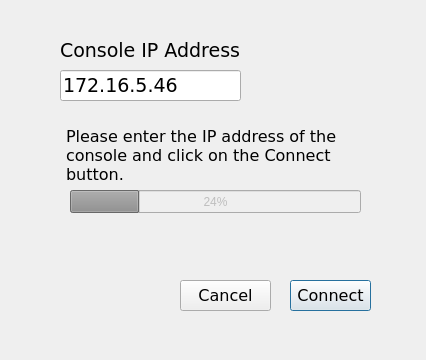
<?xml version="1.0" encoding="UTF-8"?>
<ui version="4.0">
 <class>Dialog</class>
 <widget class="QDialog" name="Dialog">
  <property name="geometry">
   <rect>
    <x>0</x>
    <y>0</y>
    <width>426</width>
    <height>360</height>
   </rect>
  </property>
  <property name="windowTitle">
   <string>Install EPC</string>
  </property>
  <property name="autoFillBackground">
   <bool>true</bool>
  </property>
  <widget class="QPushButton" name="btnConnect">
   <property name="geometry">
    <rect>
     <x>290</x>
     <y>280</y>
     <width>81</width>
     <height>31</height>
    </rect>
   </property>
   <property name="font">
    <font>
     <family>Verdana</family>
     <pointsize>12</pointsize>
    </font>
   </property>
   <property name="text">
    <string>Connect</string>
   </property>
  </widget>
  <widget class="QPushButton" name="btnCancel">
   <property name="geometry">
    <rect>
     <x>180</x>
     <y>280</y>
     <width>91</width>
     <height>31</height>
    </rect>
   </property>
   <property name="font">
    <font>
     <family>Verdana</family>
     <pointsize>12</pointsize>
    </font>
   </property>
   <property name="text">
    <string>Cancel</string>
   </property>
  </widget>
  <widget class="QLabel" name="lblConsoleIP">
   <property name="geometry">
    <rect>
     <x>60</x>
     <y>40</y>
     <width>191</width>
     <height>21</height>
    </rect>
   </property>
   <property name="font">
    <font>
     <family>Verdana</family>
     <pointsize>14</pointsize>
    </font>
   </property>
   <property name="text">
    <string>Console IP Address</string>
   </property>
  </widget>
  <widget class="QLineEdit" name="txtConsoleIPAddress">
   <property name="geometry">
    <rect>
     <x>60</x>
     <y>70</y>
     <width>181</width>
     <height>31</height>
    </rect>
   </property>
   <property name="font">
    <font>
     <family>Verdana</family>
     <pointsize>14</pointsize>
    </font>
   </property>
   <property name="inputMask">
    <string/>
   </property>
   <property name="text">
    <string>172.16.5.46</string>
   </property>
   <property name="cursorPosition">
    <number>11</number>
   </property>
   <property name="placeholderText">
    <string/>
   </property>
  </widget>
  <widget class="QLabel" name="lblInstruction">
   <property name="geometry">
    <rect>
     <x>66</x>
     <y>130</y>
     <width>291</width>
     <height>51</height>
    </rect>
   </property>
   <property name="font">
    <font>
     <family>Verdana</family>
     <pointsize>12</pointsize>
    </font>
   </property>
   <property name="text">
    <string>Please enter the IP address of the console and click on the Connect button.</string>
   </property>
   <property name="textFormat">
    <enum>Qt::PlainText</enum>
   </property>
   <property name="wordWrap">
    <bool>true</bool>
   </property>
  </widget>
  <widget class="QProgressBar" name="pbTransferFiles">
   <property name="enabled">
    <bool>false</bool>
   </property>
   <property name="geometry">
    <rect>
     <x>70</x>
     <y>190</y>
     <width>291</width>
     <height>23</height>
    </rect>
   </property>
   <property name="value">
    <number>24</number>
   </property>
  </widget>
 </widget>
 <resources/>
 <connections/>
</ui>
